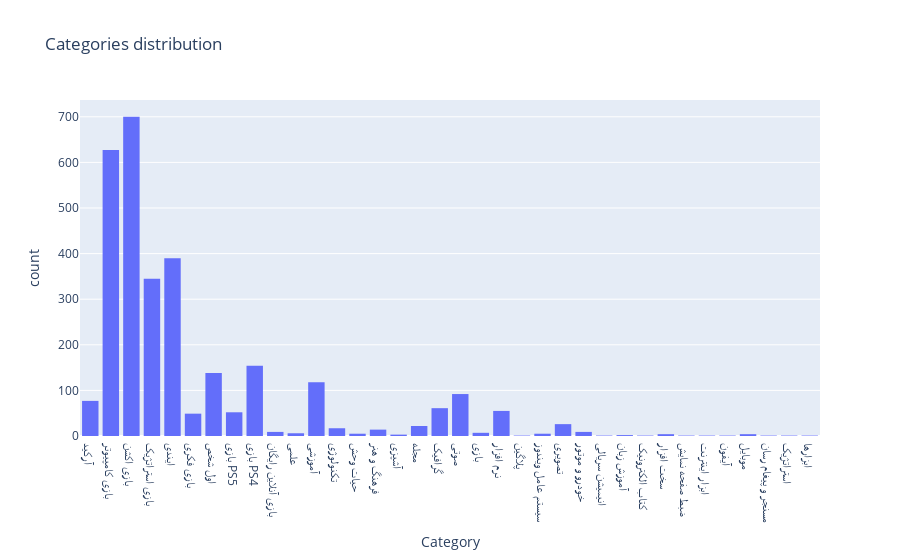

Notebook cell for this chart:
### Code cell
px.histogram(all_data,x='Category',title='Categories distribution')

### Figure 1 — Plotly figure (JSON) as saved in the notebook; plotly's stock layout.template omitted (floating-point values rounded to 4 significant figures; data arrays with more than 128 entries replaced by an {"elided": "..."} marker saying what was removed)
{"data": [{"alignmentgroup": "True", "bingroup": "x", "hovertemplate": "Category=%{x}<br>count=%{y}<extra></extra>", "legendgroup": "", "marker": {"color": "#636efa", "pattern": {"shape": ""}}, "name": "", "offsetgroup": "", "orientation": "v", "showlegend": false, "type": "histogram", "x": {"elided": "3000 str values"}, "xaxis": "x", "yaxis": "y"}], "layout": {"autosize": true, "barmode": "relative", "legend": {"tracegroupgap": 0}, "title": {"text": "Categories distribution"}, "xaxis": {"anchor": "y", "autorange": true, "domain": [0, 1], "range": [-0.5, 35.5], "title": {"text": "Category"}, "type": "category"}, "yaxis": {"anchor": "x", "autorange": true, "domain": [0, 1], "range": [0, 736.8], "title": {"text": "count"}}}}
